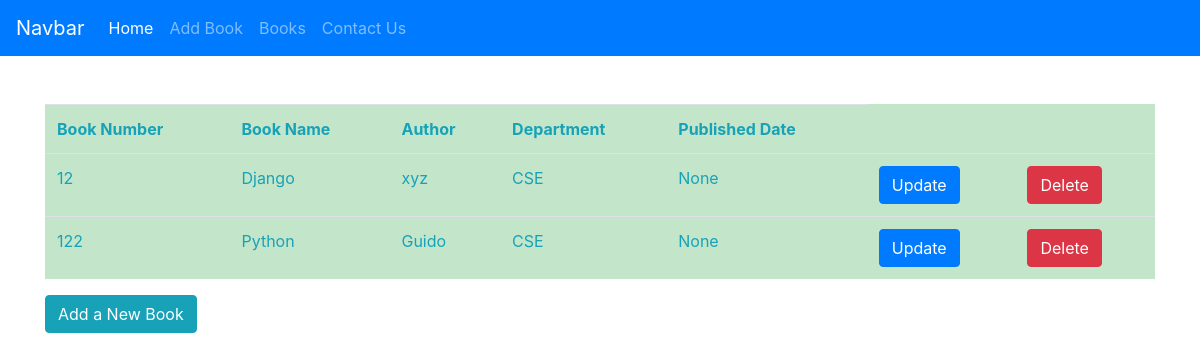
/books/, run on an earlier commit of the app's database.
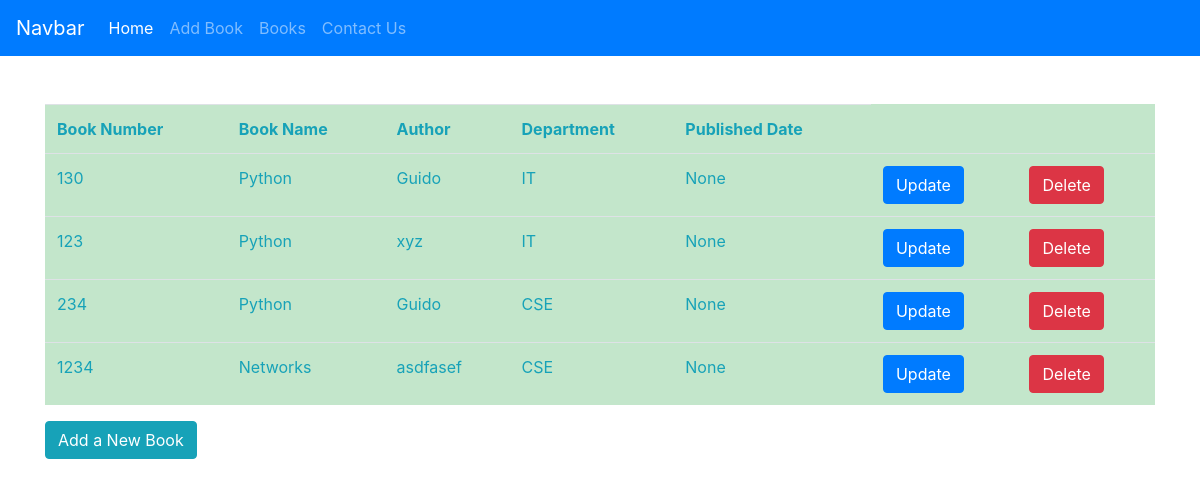
And on a later commit of the database.
### myapp/models.py (models this page shows, shortened)
class library(models.Model):
	branches = (
		("IT","it"),
		("CSE","cse"),
		("ECE","ece"),
		("CE","ce"),
		("MECH","mech")
		)
	book_no = models.IntegerField(unique = True)
	book_name = models.CharField(max_length=50)
	author = models.CharField(max_length=30)
	department = models.CharField(max_length = 15, choices=branches)
	published_in = models.DateField(null=True,blank=True,help_text = "format(yyyy-mm-dd)")

### myapp/views.py (the view)
# urls.py: path("books/",views.books,name="books"),
def books(request):
	data = library.objects.all()
	return render(request,"books.html",{"data":data})

### myapp/templates/books.html (shortened to what this page needs)
{% extends 'index.html' %}
{% block content %}
	<div class="container mt-5">
		<table class="table table-success text-info">
		<tr>
			<th>Book Number</th>
			<th>Book Name</th>
			<th>Author</th>
			<th>Department</th>
			<th>Published Date</th>
		</tr>
		{% for i in data %}
		<tr>
			<td>{{ i.book_no }}</td>
			<td>{{ i.book_name }}</td>
			<td>{{ i.author }}</td>
			<td>{{ i.department }}</td>
			<td>{{ i.published_in }}</td>
			<td><a href = "{% url 'update' i.book_no %}"><button class="btn btn-primary">Update</button></a></td>
			<td><a href = "{% url 'delete' i.book_no %}"><button class="btn btn-danger">Delete</button></a></td>
		</tr>
		{% endfor %}
	</table>
	<a  href = "{% url 'add_book' %}"><button class="btn btn-info">Add a New Book</button></a>
	</div>
{% endblock %}

### myapp/templates/index.html (shortened to what this page needs)
<!DOCTYPE html>
<html>
<head>
	<link rel="stylesheet" href="https://maxcdn.bootstrapcdn.com/bootstrap/4.0.0/css/bootstrap.min.css">
</head>
<body>
	{% include 'navbar.html' %}
	{% block content %}{% endblock %}
</body>
</html>

### myapp/templates/navbar.html (shortened to what this page needs)
<nav class="navbar navbar-expand-lg navbar-dark bg-primary">
  <a class="navbar-brand" href="#">Navbar</a>
  <div class="collapse navbar-collapse" id="navbarNav">
    <ul class="navbar-nav">
      <li class="nav-item active">
        <a class="nav-link" href="{% url 'home' %}">Home<span class="sr-only">(current)</span></a>
      </li>
      <li class="nav-item">
        <a class="nav-link" href="{% url 'add_book' %}">Add Book</a>
      </li>
      <li class="nav-item">
        <a class="nav-link" href="{% url 'books' %}">Books</a>
      </li>
      <li class="nav-item">
        <a class="nav-link" href="{% url 'contact_us' %}">Contact Us</a>
      </li>
    </ul>
  </div>
</nav>

What changed in the data, as far as the page shows it:
removed library: book_no "12", book_name "Django", author "xyz", department "CSE", published_in "None"
changed library (number 1 of 4 on the later page): book_no "122" → "130"; department "CSE" → "IT"
added library: book_no "123", book_name "Python", author "xyz", department "IT", published_in "None"
added library: book_no "234", book_name "Python", author "Guido", department "CSE", published_in "None"
added library: book_no "1234", book_name "Networks", author "asdfasef", department "CSE", published_in "None"
